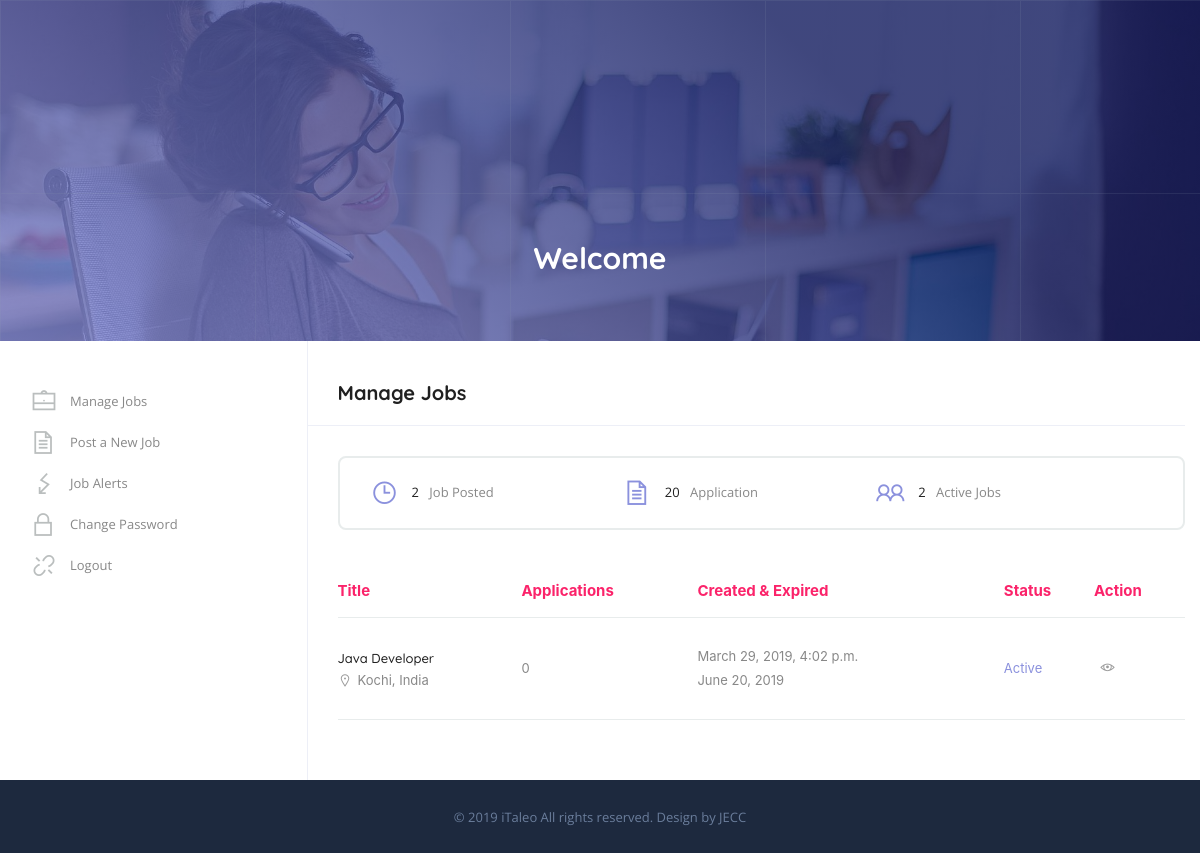
/employer_dashboard/ (signed in), run on the app's committed database.
### app/models.py (models this page shows)
class JobDetails(models.Model):
    job_code = models.CharField(max_length=100, primary_key=True)
    job_title = models.CharField(max_length=100)
    job_description = models.CharField(max_length=1000)
    job_type = models.CharField(max_length=100)
    job_categories = models.CharField(max_length=100)
    minimum_salary = models.DecimalField(max_digits=14, decimal_places=2)
    maximum_salary = models.DecimalField(max_digits=14, decimal_places=2)
    career_level = models.CharField(max_length=100)
    minimum_experience = models.IntegerField(default=0)
    maximum_experience = models.IntegerField(default=0)
    required_gender = models.CharField(max_length=10)
    industry = models.CharField(max_length=100)
    qualification = models.CharField(max_length=100)
    application_deadline = models.DateField(blank=True)
    key_skills = models.CharField(max_length=500)
    secondary_skills = models.CharField(max_length=500, null=True)
    country = models.CharField(max_length=100, blank=True)
    city = models.CharField(max_length=100, blank=True)
    status = models.CharField(max_length=100, default='Active')
    total_applied = models.IntegerField(default=0)
    created_by = models.ForeignKey(User, on_delete=models.PROTECT)
    creation_date = models.DateTimeField(default=datetime.now)
    education_detail_desc = models.CharField(max_length=1000, blank=True, null=True)
    skill_detailed_desc = models.CharField(max_length=1000, blank=True, null=True)

### app/views.py (the view)
# urls.py: url(r'^employer_dashboard/$', app_views.show_employer_dashboard, name='employer_dashboard'),
@login_required
def show_employer_dashboard(request):
    all_jobs = JobDetails.objects.all().order_by('-creation_date')
    return_obj = {
        "jobDetails": all_jobs
    }
    return render(request, 'employer_manage_jobs.html', return_obj)

### app/templates/employer_manage_jobs.html (shortened to what this page needs)
<!DOCTYPE html>
{% load static %}
<html>
<head>
	<link rel="stylesheet" type="text/css" href="{% static 'css/bootstrap-grid.css' %}" />
	<link rel="stylesheet" href="{% static 'css/icons.css' %}">
	<link rel="stylesheet" href="{% static 'css/animate.min.css' %}">
	<link rel="stylesheet" type="text/css" href="{% static 'css/style.css' %}" />
	<link rel="stylesheet" type="text/css" href="{% static 'css/responsive.css' %}" />
	<link rel="stylesheet" type="text/css" href="{% static 'css/chosen.css' %}" />
	<link rel="stylesheet" type="text/css" href="{% static 'css/colors/colors.css' %}" />
<link rel="stylesheet" type="text/css" href="{% static 'css/bootstrap.css' %}" />
<link rel="stylesheet" href="https://maxcdn.bootstrapcdn.com/font-awesome/4.5.0/css/font-awesome.min.css" />
</head>
<body>
<div class="theme-layout" id="scrollup">
	<section class="overlape">
		<div class="block no-padding">
			<div data-velocity="-.1" style="background: url({% static 'images/resource/parallax1.jpg' %}) repeat scroll 50% 422.28px transparent;" class="parallax scrolly-invisible no-parallax"></div>
			<div class="container fluid">
				<div class="row">
					<div class="col-lg-12">
						<div class="inner-header">
							<h3>Welcome {{user.first_name}} {{user.last_name}}</h3>
						</div>
					</div>
				</div>
			</div>
		</div>
	</section>
	<section>
		<div class="block no-padding">
			<div class="container">
				 <div class="row no-gape">
				 	<aside class="col-lg-3 column border-right">
				 		<div class="widget">
				 			<div class="tree_widget-sec">
				 				<ul>
				 					<li>
				 						<a href="/employer_dashboard" title=""><i class="la la-briefcase"></i>Manage Jobs</a>
				 					</li>
				 					<li>
				 						<a href="/create_job" title=""><i class="la la-file-text"></i>Post a New Job</a>
				 					</li>
				 					<li>
				 						<a href="#" title=""><i class="la la-flash"></i>Job Alerts</a>
				 					</li>
				 					<li>
				 						<a href="#" title=""><i class="la la-lock"></i>Change Password</a>
				 					</li>
				 					<li><a href="/employer_logout" title=""><i class="la la-unlink"></i>Logout</a></li>
				 				</ul>
				 			</div>
				 		</div>
				 	</aside>
				 	<div class="col-lg-9 column">
				 		<div class="padding-left">
					 		<div class="manage-jobs-sec">
					 			<h3>Manage Jobs</h3>
					 			<div class="extra-job-info">
						 			<span><i class="la la-clock-o"></i><strong>2</strong> Job Posted</span>
						 			<span><i class="la la-file-text"></i><strong>20</strong> Application</span>
						 			<span><i class="la la-users"></i><strong>2</strong> Active Jobs</span>
						 		</div>
						 		<table>
						 			<thead>
						 				<tr>
						 					<td>Title</td>
						 					<td>Applications</td>
						 					<td>Created & Expired</td>
						 					<td>Status</td>
						 					<td>Action</td>
						 				</tr>
						 			</thead>
						 			<tbody>
									{% for job in jobDetails %}
						 				<tr>
						 					<td>
						 						<div class="table-list-title">
						 							<h3><a href="#" title="">{{	job.job_title }}</a></h3>
						 							<span><i class="la la-map-marker"></i>{{	job.city }}, {{	job.country }}</span>
						 						</div>
						 					</td>
						 					<td>
						 						<span class="applied-field">{{	job.total_applied }}</span>
						 					</td>
						 					<td>
						 						<span>{{	job.creation_date}}</span><br />
						 						<span>{{	job.application_deadline }}</span>
						 					</td>
						 					<td>
						 						<span class="status active">{{	job.status }}</span>
						 					</td>
						 					<td>
						 						<ul class="action_job">
						 							<li><span>View Job</span><a href="/employer_view_job/{{	job.job_code }}" title=""><i class="la la-eye"></i></a></li>
						 						</ul>
						 					</td>
						 				</tr>
									{% endfor %}
						 			</tbody>
						 		</table>
					 		</div>
					 	</div>
					</div>
				 </div>
			</div>
		</div>
	</section>
	<footer>
		<div class="bottom-line">
			<span>© 2019 iTaleo All rights reserved. Design by JECC</span>
		</div>
	</footer>
</div>
</body>
</html>

### data on the page
JobDetails: job_title "Java Developer", city "Kochi", country "India", total_applied "0", creation_date "March 29, 2019, 4:02 p.m.", application_deadline "June 20, 2019", status "Active"
